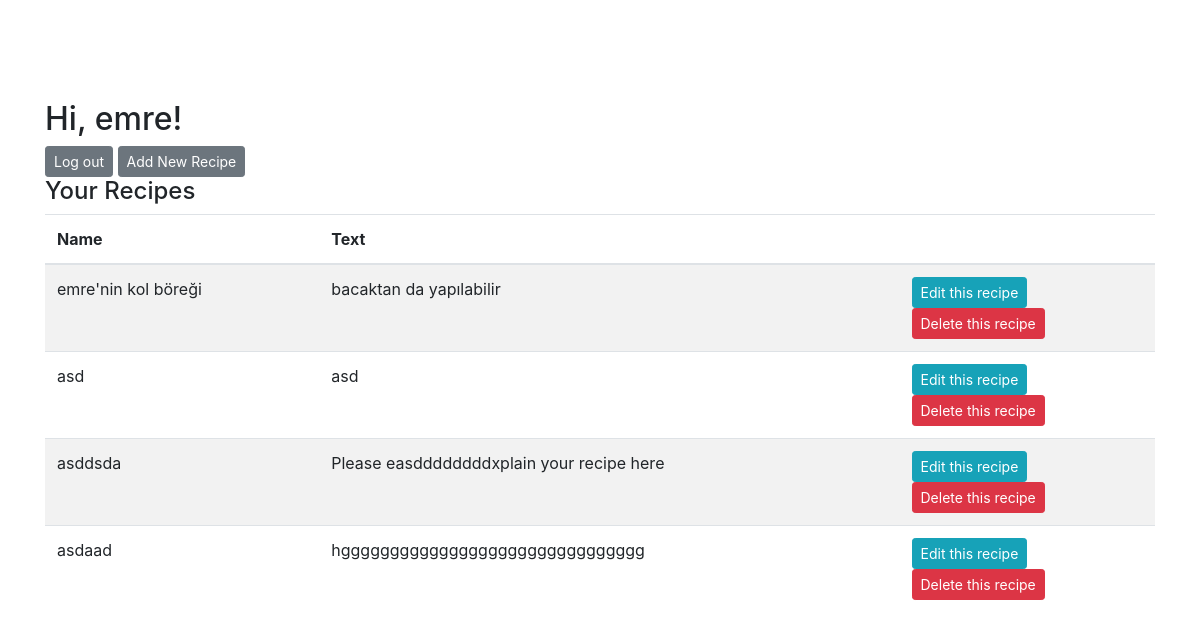
The app's page /profile (signed in), older data.
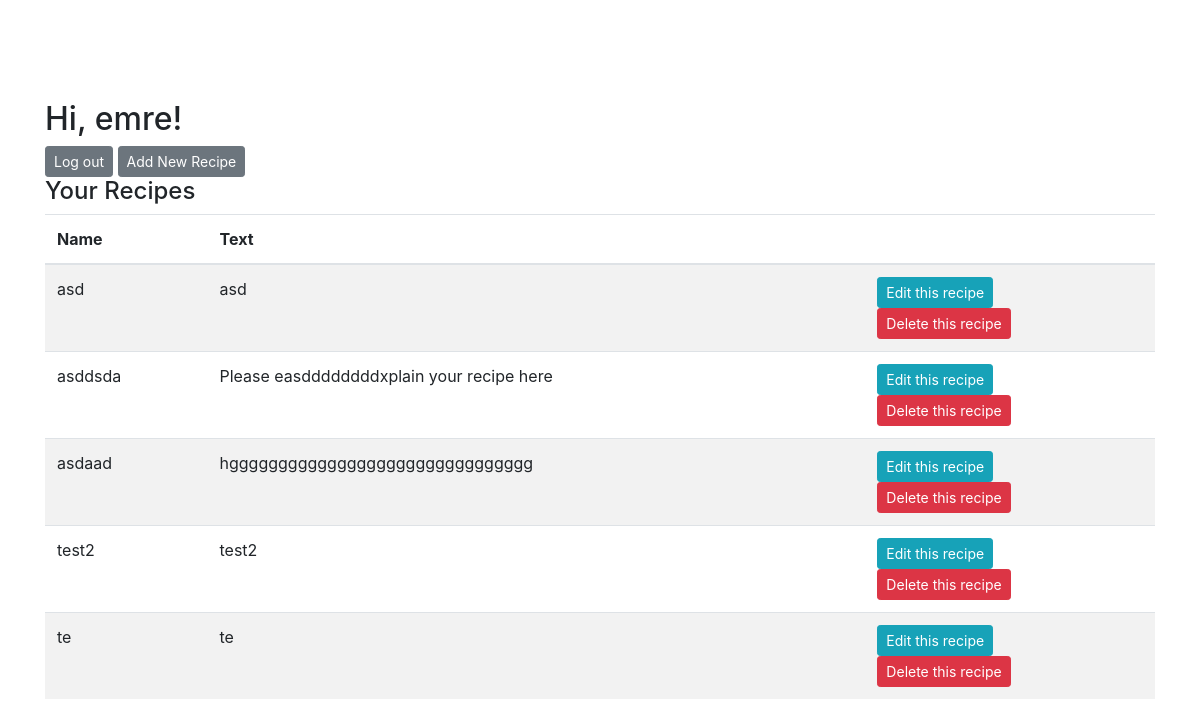
The same page, newer data.
### main.py (models this page shows, shortened)
class Recipe(db.Model):
	__tablename__ = 'Recipe'
	id = db.Column(db.Integer, primary_key = True)
	name = db.Column(db.String(100))
	text = db.Column(db.Text)
	category_id = db.Column(db.Integer, db.ForeignKey('RecipeCategory.id'), nullable=False)
	user_id = db.Column(db.Integer, db.ForeignKey('User.id'), nullable=False)
	add_date = db.Column(db.DateTime)
	last_edit_date = db.Column(db.DateTime)

### main.py (the view)
@app.route('/profile', methods=['POST', 'GET'])
def profile():
	if check_if_user_logged_in():
		user_id = session["user_id"]
		recipes = Recipe.query.filter_by(user_id=user_id)
		return render_template('profile.html', username=session["username"], recipes=recipes)
	else:
		return render_template('log_in.html')

### main.py (called while the page is built)
def check_if_user_logged_in():
	if not "logged_in" in session:
		user_logged_in = False
		session["logged_in"] = False
	else:
		user_logged_in = session["logged_in"]
	return user_logged_in

### templates/profile.html (shortened to what this page needs)
<!DOCTYPE html>
<html lang="en">
<head>
    <link rel="stylesheet" href="https://maxcdn.bootstrapcdn.com/bootstrap/4.0.0/css/bootstrap.min.css">
</head>
<body>
     <div name="main_profile" style = "margin-Top:100px" class="container">
        <h2>Hi, {{ username }}!</h2>
        <a href="{{url_for("log_out")}}"  class = "btn btn-secondary btn-sm">Log out</a>
        <a href="{{url_for("add_recipe")}}"  class = "btn btn-secondary btn-sm">Add New Recipe</a>
        <br>
		<h4>Your Recipes</h4>
		<div>
		{% if recipes == []%}
            <div class="alert alert-warning" role="alert">
                There is no recipe.
            </div>
        {% else %}
        <table class="table table-striped ">
        <thead>
        <tr>
          <th scope="col">Name</th>
          <th scope="col">Text</th>
		  <th scope="col"></th>
        </tr>
        </thead>
        <tbody>
        {% for recipe in recipes: %}
        <tr>
            <td>{{recipe.name}}</td>
            <td>{{recipe.text}}</td>
			<td><a name="edit" href="{{url_for("edit_recipe", recipe_id=recipe.id)}}" class = "btn btn-info  btn-sm">Edit this recipe</a>
			<br>
             <a name="delete" href="{{url_for("delete_recipe", recipe_id=recipe.id)}}" class = "btn btn-danger btn-sm">Delete this recipe</a></td>
        </tr>
        {% endfor %}
        </tbody>
        </table>
		{% endif%}
		</div>
    </div>
</body>
</html>

Row changes from the older to the newer data that the page shows:
removed Recipe: name "emre'nin kol böreği", text "bacaktan da yapılabilir"
added Recipe: name "test2", text "test2"
added Recipe: name "te", text "te"
